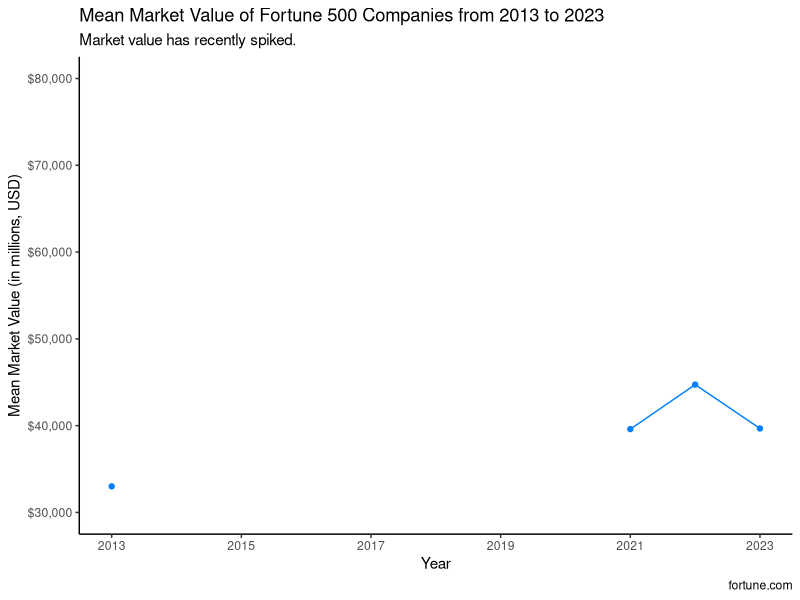
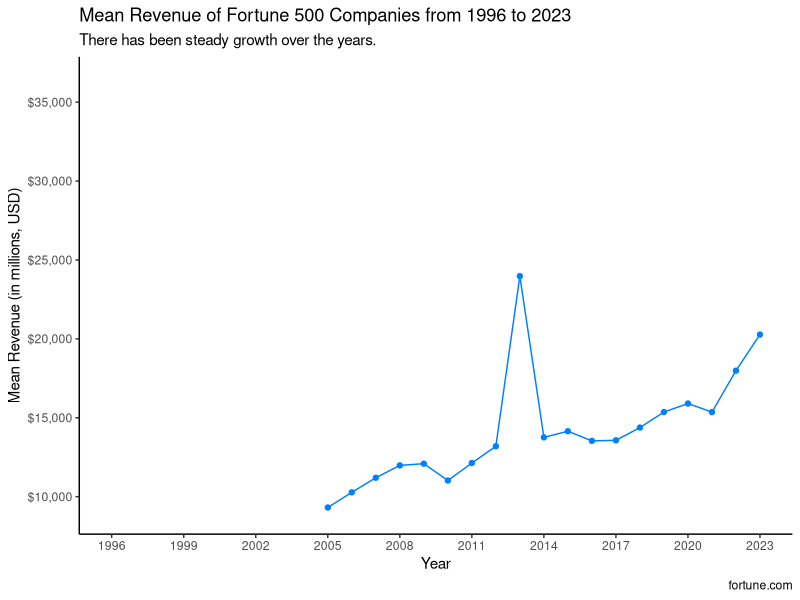
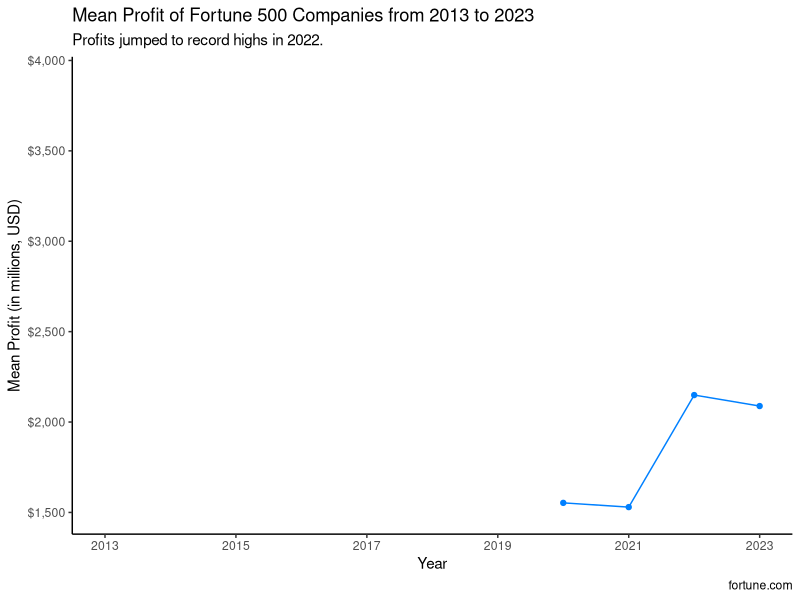
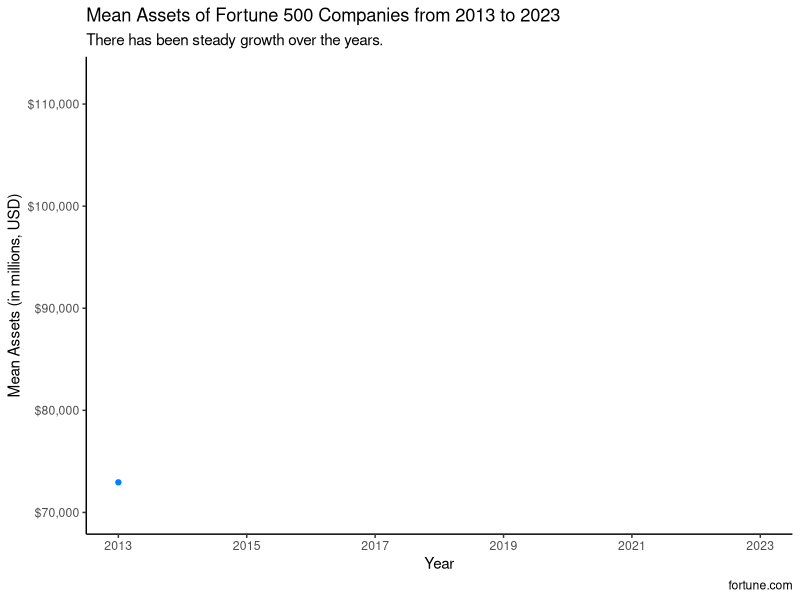

Write the R code that produced these figures, in order.
## ---- chunk 1
#| message: false
#| warning: false
# Loading libraries
library(tidyverse)
library(dplyr)
library(readr)
library(forcats)
## ---- chunk 2
# Loading data
fortune <- read_csv('data/Cleaned Data.csv', show_col_types = FALSE) |>
  select(rank, year, revenue_mil, profit_mil, asset_mil, market_value_mil)
## ---- chunk 3
# Creating a dataframe
market_value <- fortune |>
  filter(year >= 2013) |>
  summarize(mean_market_value_mil = mean(market_value_mil, na.rm = TRUE), .by = year)
market_value$mean_market_value_mil[market_value$year == 2013] <- 34459.82 - (37372.77 - 34459.82)/2
## ---- chunk 4
# Creating the second dataframe
revenue <- fortune |>
  summarize(mean_revenue_mil = mean(revenue_mil, na.rm = TRUE), .by = year)
revenue$mean_revenue_mil[revenue$year == 2013] <- mean(c(23529.903, 24421.006))
## ---- chunk 5
# Creating the third dataframe
profit <- fortune |>
  filter(year >= 2013) |>
  summarize(mean_profit_mil = mean(profit_mil, na.rm = TRUE), .by = year)
## ---- chunk 6
# Creating the final dataframe
asset <- fortune |>
  filter(year >= 2013) |>
  summarize(mean_asset_mil = mean(asset_mil, na.rm = TRUE), .by = year)
asset$mean_asset_mil[asset$year == 2013] <- 74061.85 - (76292.42 - 74061.85)/2
## ---- chunk 7
# Plotting the first dataframe
market_value |>
  ggplot(aes(x = year, y = mean_market_value_mil)) +
  geom_point(color = '#0080ff') +
  geom_line(color = '#0080ff') +
  scale_x_continuous('Year',
                     breaks = c(2013,2015,2017,2019,2021,2023),
                     limits = c(2013,2023)) +
  scale_y_continuous('Mean Market Value (in millions, USD)',
                     breaks = c(30000,40000,50000,60000,70000,80000,90000),
                     limits = c(30000,80000),
                     labels = scales::dollar_format()) +
  labs(title = 'Mean Market Value of Fortune 500 Companies from 2013 to 2023',
       subtitle = 'Market value has recently spiked.',
       caption = 'fortune.com') +
  theme_classic()
## ---- chunk 8
# Plotting the second dataframe
revenue |>
  ggplot(aes(x = year, y = mean_revenue_mil)) +
  geom_point(color = '#0080ff') +
  geom_line(color = '#0080ff') +
  scale_x_continuous('Year',
                     breaks = c(1996,1999,2002,2005,2008,2011,2014,2017,2020,2023),
                     limits = c(1996,2023)) +
  scale_y_continuous('Mean Revenue (in millions, USD)',
                     breaks = c(10000,15000,20000,25000,30000,35000,40000),
                     limits = c(9000,36500),
                     labels = scales::dollar_format()) +
  labs(title = 'Mean Revenue of Fortune 500 Companies from 1996 to 2023',
       subtitle = 'There has been steady growth over the years.',
       caption = 'fortune.com') +
  theme_classic()
## ---- chunk 9
# Plotting the third dataframe
profit |>
  ggplot(aes(x = year, y = mean_profit_mil)) +
  geom_point(color = '#0080ff') +
  geom_line(color = '#0080ff') +
  scale_x_continuous('Year',
                     breaks = c(2013,2015,2017,2019,2021,2023),
                     limits = c(2013,2023)) +
  scale_y_continuous('Mean Profit (in millions, USD)',
                     breaks = c(1500,2000,2500,3000,3500,4000),
                     limits = c(1500,3900),
                     labels = scales::dollar_format()) +
  labs(title = 'Mean Profit of Fortune 500 Companies from 2013 to 2023',
       subtitle = 'Profits jumped to record highs in 2022.',
       caption = 'fortune.com') +
  theme_classic()
## ---- chunk 10
# Plotting the fourth dataframe
asset |>
  ggplot(aes(x = year, y = mean_asset_mil)) +
  geom_point(color = '#0080ff') +
  geom_line(color = '#0080ff') +
  scale_x_continuous('Year',
                     breaks = c(2013,2015,2017,2019,2021,2023),
                     limits = c(2013,2023)) +
  scale_y_continuous('Mean Assets (in millions, USD)',
                     breaks = c(70000,80000,90000,100000,110000),
                     limits = c(70000,112500),
                     labels = scales::dollar_format()) +
  labs(title = 'Mean Assets of Fortune 500 Companies from 2013 to 2023',
       subtitle = 'There has been steady growth over the years.',
       caption = 'fortune.com') +
  theme_classic()
